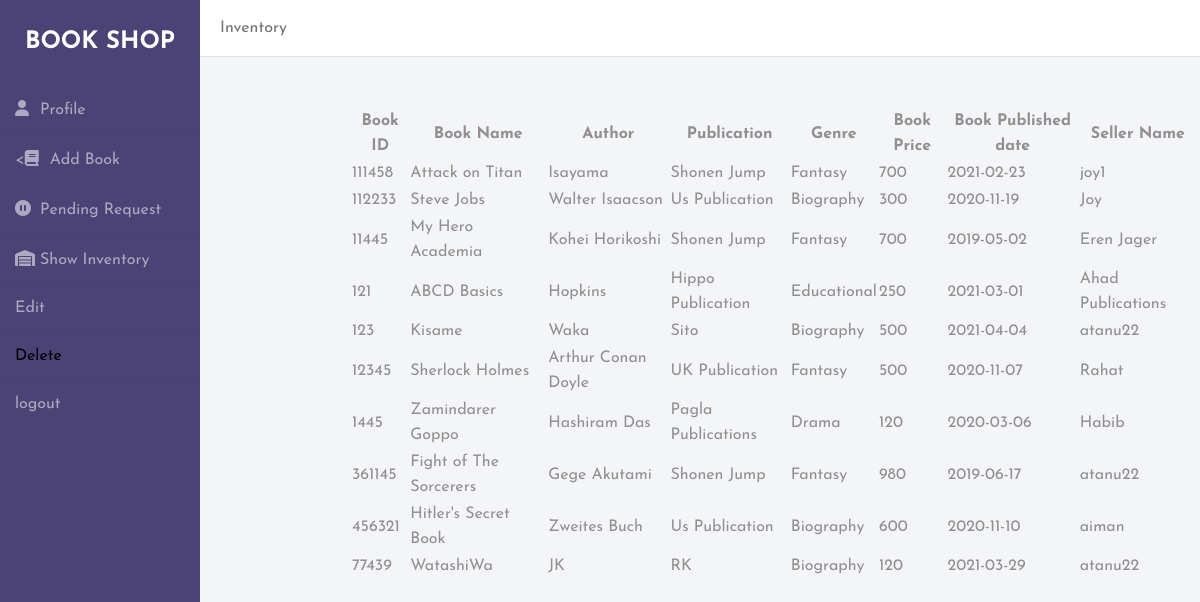
/view/bookinfo.php (signed in), run on the app's committed database.
### tables this page shows
CREATE TABLE `inventory` (
  `BookID` varchar(10) NOT NULL,
  `BookName` varchar(30) NOT NULL,
  `Author` varchar(30) NOT NULL,
  `Publication` varchar(50) NOT NULL,
  `Genre` varchar(15) NOT NULL,
  `BookPrice` double NOT NULL,
  `BookPublished` date NOT NULL,
  `SellerName` varchar(20) NOT NULL
);

### control/db.php (called while the page is built, shortened)
<?php
class db{
 function ShowAll($conn,$table)
 {
$result = $conn->query("SELECT * FROM  $table");
 return $result;
 }
}
?>

### view/bookinfo.php (the view, shortened to what this page needs)
<?php
include('../control/db.php');
?>
<!DOCTYPE html>
<html>
<head>
<link rel="stylesheet" href="../css/navigation.css">
</head>
<body>
<div class="wrapper">
    <div class="sidebar">
        <h2>Book Shop</h2>
        <ul>
            <li><a href="seller_home.php"><i class="fas fa-user"></i>Profile</a></li>
            <li><a href="seller_add_book.php"><<i class="fas fa-book"></i>Add Book</a></li>
            <li><a href="../databasecreation/orderinfos.php"><i class="fas fa-pause-circle"></i>Pending Request</a></li>
            <li><a href="bookinfo.php"><i class="fas fa-warehouse"></i></i>Show Inventory</a></li>
            <li><a href="seller_book_info_update.php">Edit</a></li>
            <li>Delete</li>
            <li><a href="../control/logout.php">logout</a></li>
        </ul>
    </div>
    <div class="main_content">
      <div class="header">Inventory</div>
          <div class="info">
          <?php
$connection = new db();
$conobj=$connection->OpenCon();
$userQuery=$connection->ShowAll($conobj,"inventory");
if ($userQuery->num_rows > 0) {
    echo "<table><tr><th>Book ID</th><th>Book Name</th><th>Author</th><th>Publication</th><th>Genre</th><th>Book Price</th><th>Book Published date</th><th>Seller Name</th>";
    while($row = $userQuery->fetch_assoc()) {
      echo "<tr><td>".$row["BookID"]."</td><td>".$row["BookName"]."</td><td>".$row["Author"]."</td><td>".$row["Publication"]."</td><td>".$row["Genre"]."</td><td>".$row["BookPrice"]."</td><td>".$row["BookPublished"]."</td><td>".$row["SellerName"]."</td><td>";
    }
    echo "</table>";
  } else {
    echo "0 results";
  }
?>
          </div>
        </div>
    </div>
<br/>
<br/>
<br/>
<br/>
</body>
</html>

### css/navigation.css (style rules this page uses)
* { margin: 0; padding: 0; box-sizing: border-box; list-style: none; text-decoration: none; font-family: 'Josefin Sans', sans-serif; }
body { background-color: #f3f5f9; }
.wrapper { display: flex; position: relative; }
.wrapper .sidebar { width: 200px; height: 100%; background: #4b4276; padding: 30px 0px; position: fixed; }
.wrapper .sidebar h2 { color: #fff; text-transform: uppercase; text-align: center; margin-bottom: 30px; }
.wrapper .sidebar ul li { padding: 15px; border-bottom: 1px solid #b0adc0; border-bottom: 1px solid rgba(63, 61, 61, 0.05); border-top: 1px solid rgba(49, 47, 47, 0.05); }
.wrapper .sidebar ul li a { color: #ada9c0; display: block; }
.wrapper .sidebar ul li a .fas { width: 25px; }
.wrapper .main_content { width: 100%; margin-left: 200px; }
.wrapper .main_content .header { padding: 20px; background: #fff; color: #717171; border-bottom: 1px solid #e0e4e8; }
.wrapper .main_content .info { margin-top: 5%; margin-left: 15%; color: #948e8e; line-height: 25px; }

### view/bookinfo.php (style rules this page uses)
h2 { text-align: center; }
body { background-image: url('background/image4.jpg'); background-repeat: no-repeat; background-attachment: fixed; background-size: 100% 100%; }

### data on the page
inventory: BookID "111458", BookName "Attack on Titan", Author "Isayama", Publication "Shonen Jump", Genre "Fantasy", BookPrice "700", BookPublished "2021-02-23", SellerName "joy1"
inventory: BookID "112233", BookName "Steve Jobs", Author "Walter Isaacson", Publication "Us Publication", Genre "Biography", BookPrice "300", BookPublished "2020-11-19", SellerName "Joy"
inventory: BookID "11445", BookName "My Hero Academia", Author "Kohei Horikoshi", Publication "Shonen Jump", Genre "Fantasy", BookPrice "700", BookPublished "2019-05-02", SellerName "Eren Jager"
inventory: BookID "121", BookName "ABCD Basics", Author "Hopkins", Publication "Hippo Publication", Genre "Educational", BookPrice "250", BookPublished "2021-03-01", SellerName "Ahad Publications"
inventory: BookID "123", BookName "Kisame", Author "Waka", Publication "Sito", Genre "Biography", BookPrice "500", BookPublished "2021-04-04", SellerName "atanu22"
inventory: BookID "12345", BookName "Sherlock Holmes", Author "Arthur Conan Doyle", Publication "UK Publication", Genre "Fantasy", BookPrice "500", BookPublished "2020-11-07", SellerName "Rahat"
inventory: BookID "1445", BookName "Zamindarer Goppo", Author "Hashiram Das", Publication "Pagla Publications", Genre "Drama", BookPrice "120", BookPublished "2020-03-06", SellerName "Habib"
inventory: BookID "361145", BookName "Fight of The Sorcerers", Author "Gege Akutami", Publication "Shonen Jump", Genre "Fantasy", BookPrice "980", BookPublished "2019-06-17", SellerName "atanu22"
inventory: BookID "456321", BookName "Hitler's Secret Book", Author "Zweites Buch", Publication "Us Publication", Genre "Biography", BookPrice "600", BookPublished "2020-11-10", SellerName "aiman"
inventory: BookID "77439", BookName "WatashiWa", Author "JK", Publication "RK", Genre "Biography", BookPrice "120", BookPublished "2021-03-29", SellerName "atanu22"
